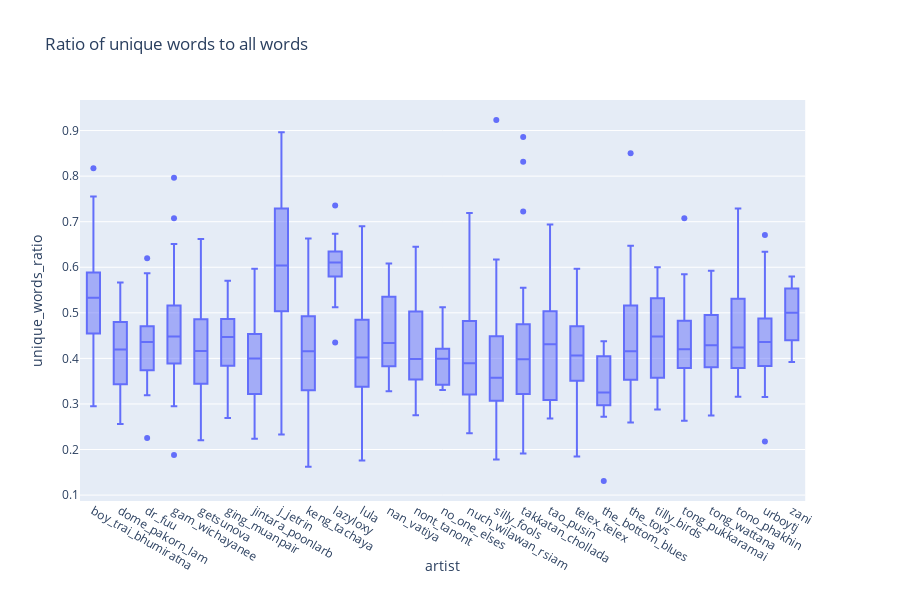

Notebook source saved alongside this figure:
### Code cell
fig = px.box(song_filter_df, x='artist', y='unique_words_ratio', title='Ratio of unique words to all words')
fig.show()

### Figure 1 — Plotly figure (JSON) as saved in the notebook; plotly's stock layout.template omitted (floating-point values rounded to 4 significant figures; data arrays with more than 128 entries replaced by an {"elided": "..."} marker saying what was removed)
{"data": [{"alignmentgroup": "True", "hoverlabel": {"namelength": 0}, "hovertemplate": "artist=%{x}<br>unique_words_ratio=%{y}", "legendgroup": "", "marker": {"color": "#636efa"}, "name": "", "notched": false, "offsetgroup": "", "orientation": "v", "showlegend": false, "type": "box", "x": {"elided": "831 str values"}, "x0": " ", "xaxis": "x", "y": {"elided": "831 float values"}, "y0": " ", "yaxis": "y"}], "layout": {"boxmode": "group", "height": 600, "legend": {"tracegroupgap": 0}, "title": {"text": "Ratio of unique words to all words"}, "xaxis": {"anchor": "y", "domain": [0, 0.98], "title": {"text": "artist"}}, "yaxis": {"anchor": "x", "domain": [0, 1], "title": {"text": "unique_words_ratio"}}}}
